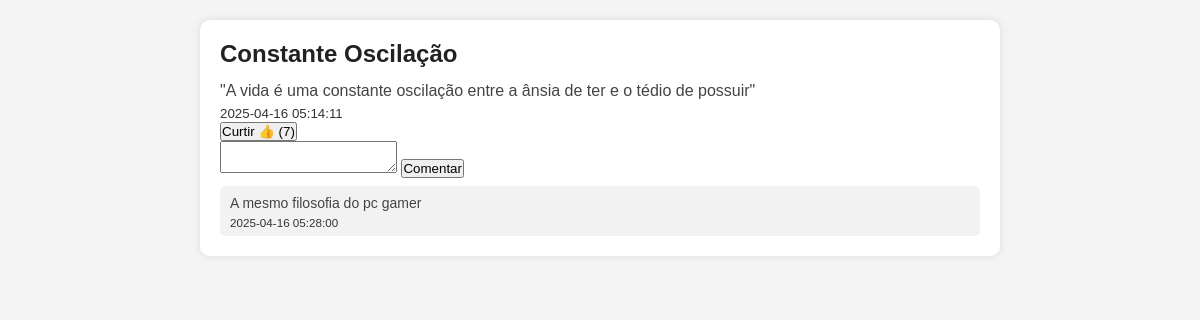
The app's page /teste/index.php with its own data.
### tables this page shows
CREATE TABLE `filosofia` (
  `id` int(11) NOT NULL,
  `titulo` varchar(255) DEFAULT NULL,
  `autor` varchar(255) DEFAULT NULL,
  `text_filo` text DEFAULT NULL,
  `data_criacao` datetime DEFAULT current_timestamp()
);

CREATE TABLE `likes` (
  `id` int(11) NOT NULL,
  `item_id` int(11) NOT NULL,
  `tipo_item` enum('filosofia','poema') NOT NULL,
  `contador` int(11) DEFAULT 1
);

CREATE TABLE `comentarios` (
  `id` int(11) NOT NULL,
  `item_id` int(11) NOT NULL,
  `tipo_item` enum('filosofia','poema') NOT NULL,
  `comentario` text NOT NULL,
  `data_comentario` datetime DEFAULT current_timestamp()
);

### teste/index.php (the view, shortened to what this page needs)
<?php include 'conexao.php'; ?>
<!DOCTYPE html>
<html lang="pt-br">
<head>
  <link rel="stylesheet" href="./treino/css/stylev.css">
</head>
<body>
<div class="container">
<?php
$sql = "SELECT * FROM filosofia ORDER BY id DESC";
$result = $conn->query($sql);
while ($row = $result->fetch_assoc()) {
    $id = $row['id'];
    $likes = $conn->query("SELECT contador FROM likes WHERE item_id = $id AND tipo_item = 'filosofia'")->fetch_assoc()['contador'] ?? 0;
    echo "<div class='filo-card'>";
    echo "<h2>{$row['titulo']}</h2>";
    echo "<p>{$row['text_filo']}</p>";
    echo "<small>{$row['data_criacao']}</small>";
    echo "<form method='POST' action='salvar_like.php'>
            <input type='hidden' name='item_id' value='{$id}'>
            <input type='hidden' name='tipo_item' value='filosofia'>
            <button type='submit'>Curtir 👍 ($likes)</button>
          </form>";
    echo "<form method='POST' action='salvar_comentario.php'>
            <textarea name='comentario' required></textarea>
            <input type='hidden' name='item_id' value='{$id}'>
            <input type='hidden' name='tipo_item' value='filosofia'>
            <button type='submit'>Comentar</button>
          </form>";
    $comentarios = $conn->query("SELECT comentario, data_comentario FROM comentarios WHERE item_id = $id AND tipo_item = 'filosofia'");
    while ($com = $comentarios->fetch_assoc()) {
        echo "<div class='comentario'><p>{$com['comentario']}</p><small>{$com['data_comentario']}</small></div>";
    }
    echo "</div>";
}
?>
</div>
</body>
</html>

### css/stylev.css (style rules this page uses)
* { margin: 0; padding: 0; box-sizing: border-box; }
body { font-family: Arial, Helvetica, sans-serif; background-color: #f4f4f4; color: #333; padding: 20px; }
.container { max-width: 800px; margin: 0 auto; display: flex; flex-direction: column; gap: 25px; }
.filo-card { background-color: #fff; padding: 20px; border-radius: 10px; box-shadow: 0 0 8px rgba(0,0,0,0.1); transition: 0.2s ease; }
.filo-card h2 { color: #222; margin-bottom: 10px; }
.filo-card p { line-height: 1.6; color: #444; }
.comentario { margin-top: 8px; font-size: 14px; background-color: #f2f2f2; padding: 6px 10px; border-radius: 5px; }

### records on screen
filosofia: titulo "Constante Oscilação", text_filo "\"A vida é uma constante oscilação entre a ânsia de ter e o tédio de possuir\"", data_criacao "2025-04-16 05:14:11", id.contador "7"
comentarios: comentario "A mesmo filosofia do pc gamer", data_comentario "2025-04-16 05:28:00"
